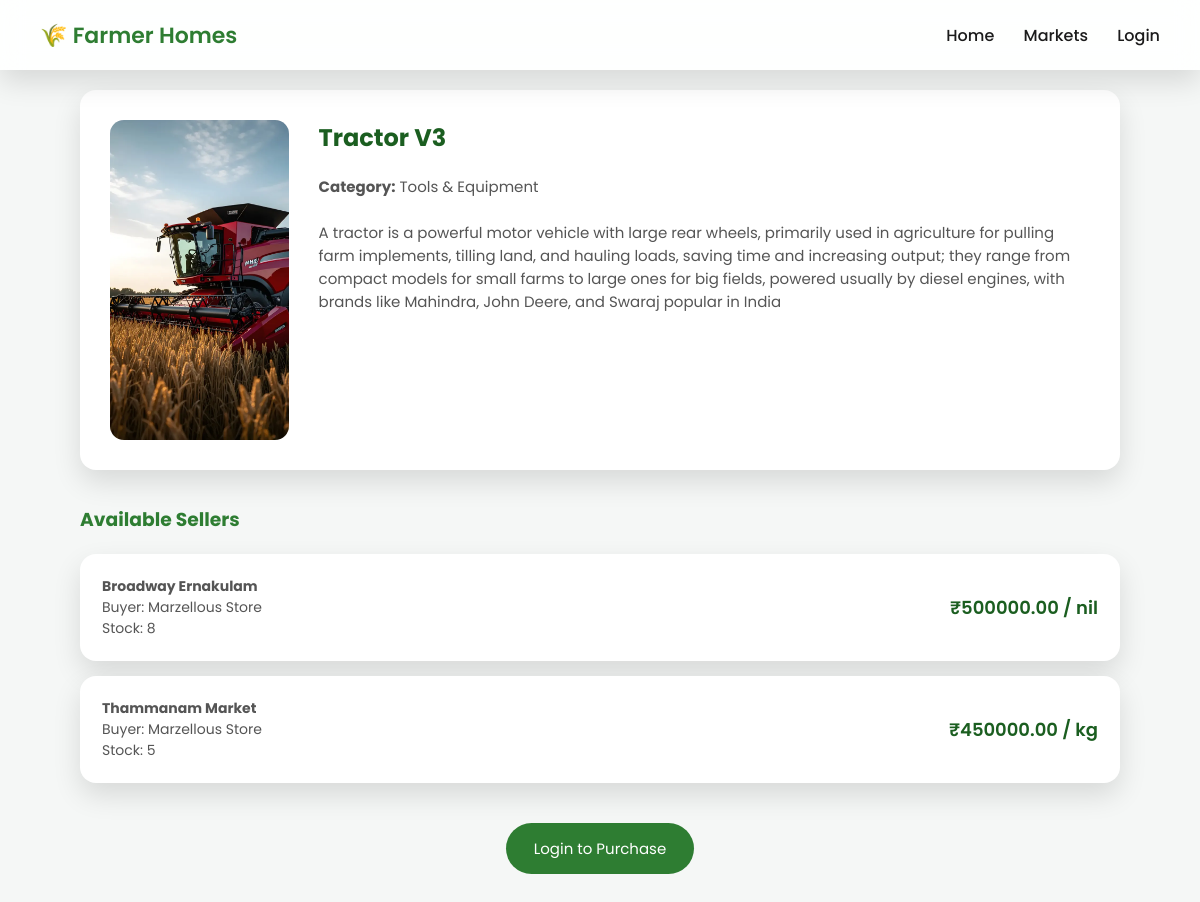
Page /products/detail/7/ on the committed database.
### products/models.py (models this page shows, shortened)
class Product(models.Model):
    SEASON_CHOICES = [
        ('Kharif', 'Kharif'),
        ('Rabi', 'Rabi'),
        ('Zaid', 'Zaid'),
        ('All', 'All Seasons'),
    ]
    name = models.CharField(max_length=120)
    category = models.ForeignKey(
        ProductCategory,
        on_delete=models.CASCADE,
        related_name="products"
    )
    season = models.CharField(
        max_length=20,
        choices=SEASON_CHOICES,
        default="All"
    )
    product_type = models.CharField(
        max_length=100,
        help_text="Hybrid, Organic, BT, Equipment Type"
    )
    description = models.TextField()
    image = models.ImageField(upload_to="products/", blank=True, null=True)
    price = models.DecimalField(
        max_digits=8,
        decimal_places=2,
        blank=True,
        null=True
    )
    is_active = models.BooleanField(default=True)
    created_at = models.DateTimeField(auto_now_add=True)

class ProductCategory(models.Model):
    key = models.CharField(max_length=30, unique=True)
    name = models.CharField(max_length=50)
    icon = models.CharField(max_length=50, help_text="Material icon name")

### buyersapp/models.py (models this page shows, shortened)
class BuyerSellProduct(models.Model):
    buyer = models.ForeignKey(
        BuyerProfile,
        on_delete=models.CASCADE,
        related_name="shop_products"
    )
    market = models.ForeignKey(
    Market,
    on_delete=models.CASCADE,
    related_name="buyer_sell_products"
    )
    product = models.ForeignKey(
        Product,
        on_delete=models.CASCADE,
        related_name="sold_by_buyers"
    )
    price = models.DecimalField(max_digits=8, decimal_places=2)
    stock_quantity = models.PositiveIntegerField()
    unit = models.CharField(max_length=20, default="kg")
    is_available = models.BooleanField(default=True)
    created_at = models.DateTimeField(auto_now_add=True)

### markets/models.py (models this page shows, shortened)
class Market(models.Model):
    name = models.CharField(max_length=200)
    address = models.TextField()
    village = models.CharField(max_length=100)
    district = models.CharField(max_length=100)
    state = models.CharField(max_length=100)
    latitude = models.DecimalField(max_digits=9, decimal_places=6)
    longitude = models.DecimalField(max_digits=9, decimal_places=6)
    is_active = models.BooleanField(default=True)
    created_at = models.DateTimeField(auto_now_add=True)

### farmersaccapp/models.py (models this page shows, shortened)
class BuyerProfile(models.Model):
    user = models.OneToOneField(
        AllUser,
        on_delete=models.CASCADE,
        related_name='buyer_profile'
    )
    business_name = models.CharField(max_length=150, blank=True, null=True)
    gst_number = models.CharField(max_length=30, blank=True, null=True)
    is_exporter = models.BooleanField(default=False)

### products/views.py (the view)
# urls.py: path("detail/<int:pk>/", product_detail, name="product_detail"),
def product_detail(request, pk):
    product = get_object_or_404(Product, id=pk, is_active=True)
    listings = BuyerSellProduct.objects.filter(
        product=product,
        is_available=True
    ).select_related("buyer", "market")
    return render(request, "markets/product_detail.html", {
        "product": product,
        "listings": listings
    })

### templates/markets/product_detail.html (shortened to what this page needs)
<!DOCTYPE html>
<html lang="en">
<head>
</head>
<body>
    <div class="navbar">
        <div class="logo">🌾 Farmer Homes</div>
        <div>
            <a href="{% url 'home' %}">Home</a>
            <a href="{% url 'public_markets' %}">Markets</a>
            <a href="{% url 'login' %}">Login</a>
        </div>
    </div>
    <div class="container">
        <div class="product-card">
            {% if product.image %}
            <img src="{{ product.image.url }}" class="product-image">
            {% endif %}
            <div class="product-info">
                <h2>{{ product.name }}</h2>
                <p>
                    <strong>Category:</strong> {{ product.category.name }} <br><br>
                    {{ product.description }}
                </p>
            </div>
        </div>
        <h3 class="section-title">Available Sellers</h3>
        {% for item in listings %}
        <div class="seller-card">
            <div class="seller-meta">
                <strong>{{ item.market.name }}</strong><br>
                Buyer: {{ item.buyer.business_name }}<br>
                Stock: {{ item.stock_quantity }}
            </div>
            <div class="price">
                ₹{{ item.price }} / {{ item.unit }}
            </div>
        </div>
        {% empty %}
        <p>No sellers available.</p>
        {% endfor %}
        <div class="footer-btn">
            <a href="{% url 'login' %}">
                <button class="purchase-btn">
                    Login to Purchase
                </button>
            </a>
        </div>
    </div>
</body>
</html>

### templates/markets/product_detail.html (style rules this page uses)
:root { --green: #2E7D32; --green-dark: #1B5E20; --green-light: #E8F5E9; --bg: #F5F7F6; --dark: #1B1B1B; --radius: 16px; --shadow: 0 12px 28px rgba(0, 0, 0, 0.12); }
* { box-sizing: border-box; font-family: "Poppins", sans-serif; }
body { margin: 0; background: var(--bg); padding-top: 90px; }
.navbar { position: fixed; top: 0; width: 100%; height: 70px; background: rgba(255, 255, 255, 0.9); backdrop-filter: blur(12px); display: flex; align-items: center; justify-content: space-between; padding: 0 40px; box-shadow: var(--shadow); z-index: 1000; }
.navbar .logo { font-size: 22px; font-weight: 600; color: var(--green); }
.navbar a { text-decoration: none; color: var(--dark); margin-left: 25px; font-weight: 500; }
.container { max-width: 1100px; margin: auto; padding: 0 30px 50px; }
.product-card { background: white; border-radius: var(--radius); box-shadow: var(--shadow); padding: 30px; display: flex; gap: 30px; margin-bottom: 35px; }
.product-image { width: 320px; height: 320px; border-radius: 14px; object-fit: cover; background: #eee; }
.product-info h2 { margin-top: 0; color: var(--green-dark); }
.product-info p { font-size: 15px; color: #555; margin-top: 12px; }
.section-title { color: var(--green); margin-bottom: 20px; }
.seller-card { background: white; border-radius: var(--radius); box-shadow: var(--shadow); padding: 22px; margin-bottom: 15px; display: flex; justify-content: space-between; align-items: center; }
.seller-meta { font-size: 14px; color: #555; }
.price { font-size: 18px; font-weight: 600; color: var(--green-dark); }
.purchase-btn { background: var(--green); color: white; border: none; padding: 14px 28px; font-size: 15px; border-radius: 30px; cursor: pointer; transition: background 0.2s ease, transform 0.2s ease; }
.footer-btn { text-align: center; margin-top: 40px; }

### rows in the picture
Product: image (picture), name "Tractor V3", category.name "Tools & Equipment", description "A tractor is a powerful motor vehicle with large rear wheels, primarily used in agriculture for pulling farm implements, tilling land, and hauling loads, saving time and increasing output; they range from compact models for small farms to large ones for big fields, powered usually by diesel engines, with brands like Mahindra, John Deere, and Swaraj popular in India"
BuyerSellProduct: market.name "Broadway Ernakulam", buyer.business_name "Marzellous Store", stock_quantity "8", price "500000.00", unit "nil"
BuyerSellProduct: market.name "Thammanam Market", buyer.business_name "Marzellous Store", stock_quantity "5", price "450000.00", unit "kg"
